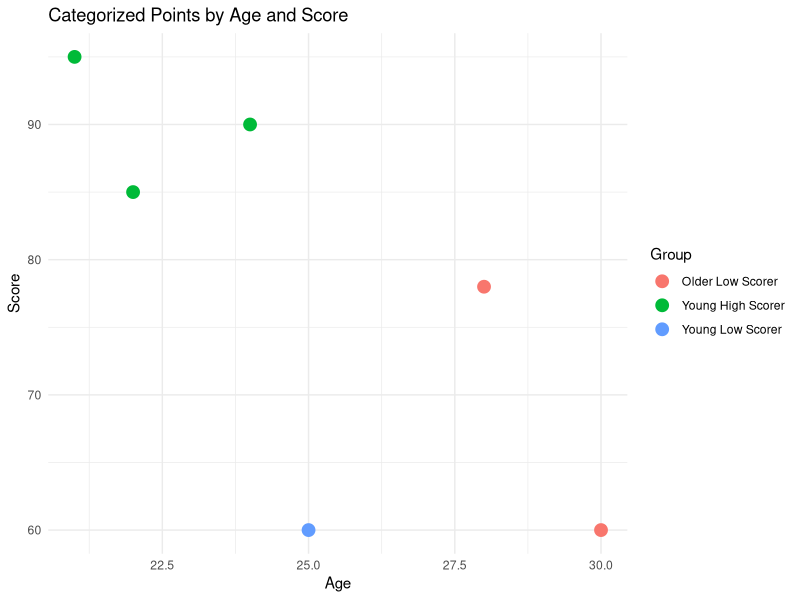

The R source for this figure:
library(ggplot2)

data <- data.frame( Name = c("John", "Alice", "Bob", "David", "Eva","Mark"),
                    Age = c(22, 28, 24, 25, 21, 30),
                    Score = c(85, 78, 90, 60, 95, 60))

data$Group <- with(data, ifelse(Score >= 80 & Age <= 25, "Young High Scorer",
                                ifelse(Score >= 80 & Age > 25, "Older High Scorer",
                                       ifelse(Score < 80 & Age <= 25, "Young Low Scorer", "Older Low Scorer"))))

print(data)

p <- ggplot(data, aes(x = Age, y = Score, color = Group)) +
  geom_point(size = 4) +
  labs(title = "Categorized Points by Age and Score", x = "Age", y = "Score") +
  theme_minimal()

print(p)
